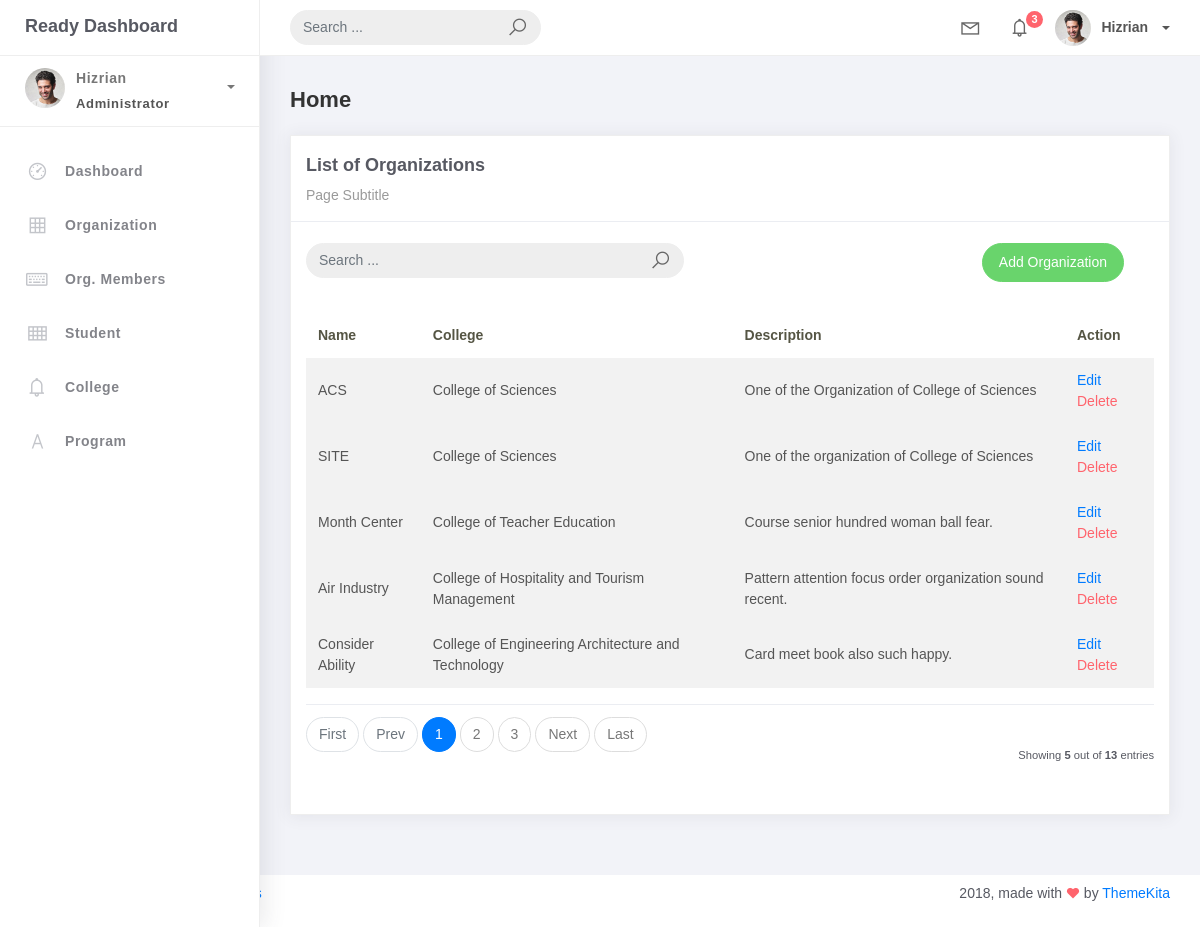
The page /organization_list/ on the database its author committed.
### studentorg/models.py (models this page shows, shortened)
class BaseModel(models.Model):
    created_at = models.DateTimeField(auto_now_add=True, db_index=True)
    updated_at = models.DateTimeField(auto_now=True)
    class Meta:
        abstract = True

class Organization(BaseModel):
    name = models.CharField(max_length=250)
    college = models.ForeignKey(College, null=True, blank=True, on_delete=models.CASCADE)
    description = models.CharField(max_length=500)

class College(BaseModel):
    college_name = models.CharField(max_length=150)
    def __str__(self):
        return self.college_name

### studentorg/views.py (the view)
# urls.py: path('organization_list/', OrganizationList.as_view(), name='organization-list'),
class OrganizationList(ListView):
    model = Organization
    context_object_name = 'organizations'
    template_name = 'org_list.html'
    paginate_by = 5
    def get_queryset(self, *args, **kwargs):
        qs = super(OrganizationList, self).get_queryset(*args, **kwargs)
        if self.request.GET.get("q") != None:
            query = self.request.GET.get('q')
            qs = qs.filter(Q(name__icontains=query) |
                           Q(description__icontains=query))
        return qs

### templates/org_list.html
{% extends 'base.html' %} {% load static %} {% block content %}
<div class="content">
    <div class="container-fluid">
        <h4 class="page-title">Home</h4>
        <div class="row">
            <div class="col-md-12">
                <div class="card">
                    <div class="card-header">
                    <div class="card-title">List of Organizations</div>
                    <div class="card-category">Page Subtitle</div>
                </div>
                <br />
                <div class="col-md-12 row">
                    <div class="col-md-6">
                        <form class="navbar-left navbar-form nav-search mr-md-3" action="{% url 'organization-list' %}">
                            <div class="input-group">
                                <input type="text" placeholder="Search ..." class="form-control"  name="q" />
                                <div class="input-group-append">
                                    <span class="input-group-text">
                                        <i class="la la-search search-icon"></i>
                                    </span>
                                </div>
                            </div>
                        </form>
                    </div>
                    <div class="col-md-6">
                        <div class="pull-right">
                            <a href="{% url 'organization-add' %}" class="btn btn-success btn-rounded">Add Organization</a>
                        </div>
                    </div>
                </div>
                <div class="card-body">
                    <table class="table table-striped mt-3">
                        <thead>
                            <tr>
                                <th scope="col">Name</th>
                                <th scope="col">College</th>
                                <th scope="col">Description</th>
                                <th scope="col">Action</th>
                            </tr>
                        </thead>
                        <tbody>
                            {% for object in object_list %}
                            <tr>
                                <td>{{ object.name }}</td>
                                <td>{{ object.college }}</td>
                                <td>{{ object.description }}</td>
                                <td>
                                    <a href="{% url 'organization-update' object.id %}">Edit</a>
                                    <a href="{% url 'organization-delete' object.id %}" class="text-danger">Delete</a>
                                </td>
                            <tr>
                            {% empty %}
                            </tr>
                            <td colspan="4" style="text-align: center;">
                                <p class="text-sm font-weight-bold mb-0">No Records Found</p>
                            </td>
                        </tr>
                            {% endfor %}
                        </tbody>
                    </table>
                    {% include 'includes/pagination.html' %}
                </div>
            </div>
        </div>
    </div>
</div>
{% endblock %}

### rows shown on the page
Organization: name "ACS", college "College of Sciences", description "One of the Organization of College of Sciences"
Organization: name "SITE", college "College of Sciences", description "One of the organization of College of Sciences"
Organization: name "Month Center", college "College of Teacher Education", description "Course senior hundred woman ball fear."
Organization: name "Air Industry", college "College of Hospitality and Tourism Management", description "Pattern attention focus order organization sound recent."
Organization: name "Consider Ability", college "College of Engineering Architecture and Technology", description "Card meet book also such happy."

### other values the page prints
{{ page_num }} "1"
{{ page_num }} "2" "3"
{{ object_list.count }} "5"
{{ paginator.count }} "13"
